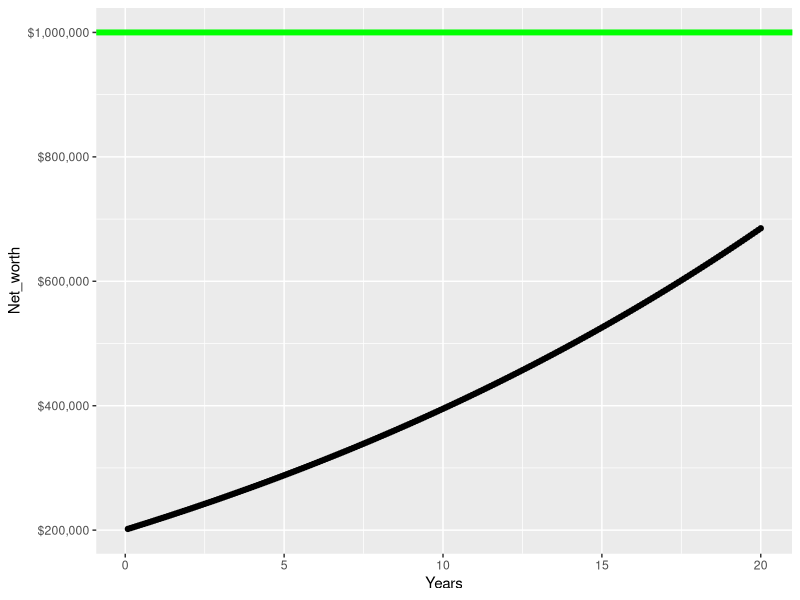

This figure's R source:
library(tidyverse)
P <- 200650 #Principal invested
monthly_investment <- 650
r <- .04 #Simple interest rate, i.e., APR
t <- 20 #Years we are investing
n <- 365*24*4 #Number of times we compound per year
N <- 12*t #Number of monthly_investments we make
current_totals <- numeric()

for(i in 1:N){
      new_total <- P*(1+r/n)^(n*1/12) + monthly_investment
      P <- new_total
      current_totals[i] <- P
}

net_worth_table <- data.frame(Net_worth = current_totals, Years = seq(from = 1/12, to = t, by = 1/12))
ggplot(net_worth_table, aes(y = Net_worth, x = Years)) + geom_point() + scale_y_continuous(labels = scales::label_dollar()) + geom_hline(yintercept = 1000000, color = "green", linewidth = 2)
tail(current_totals,2)
